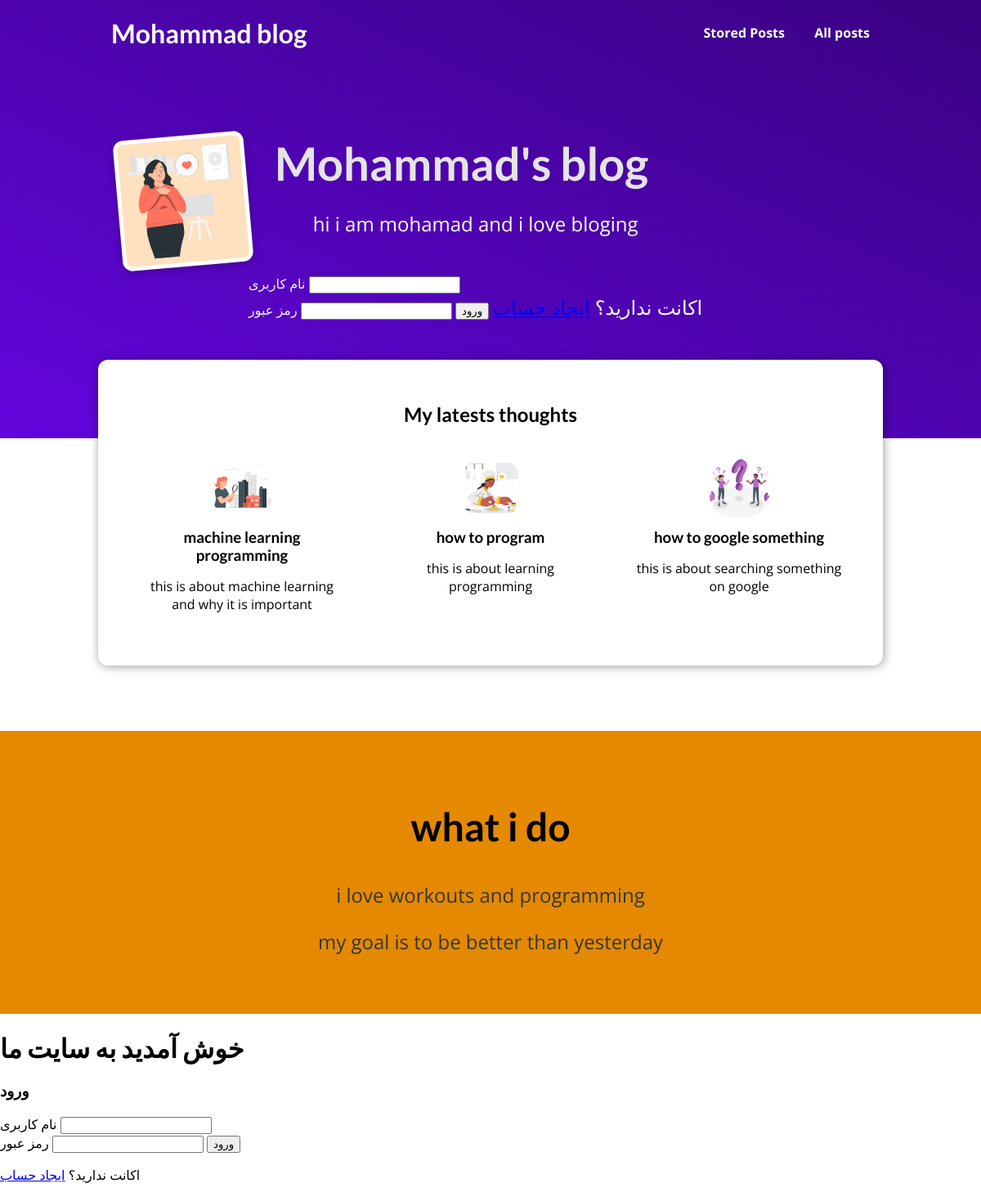
The page / on the database its author committed.
### blog/models.py (models this page shows, shortened)
class Post(models.Model):
    title = models.CharField(max_length=150)
    excerpt = models.CharField(max_length=200)
    image = models.ImageField(upload_to="posts",null=True)
    date = models.DateField(auto_now=True)
    slug = models.SlugField(db_index=True , unique=True)
    content = models.TextField(validators= [MinLengthValidator(10)])
    author = models.ForeignKey(
        Author , on_delete= models.SET_NULL , null=True , related_name="posts")
    tags = models.ManyToManyField(Tag)

### blog/views.py (the view)
# urls.py: path("",views.StartingPageView.as_view(),name="starting-page"),
class StartingPageView(ListView):
    template_name = "blog/index.html"
    model = Post
    ordering = ["-date"]
    context_object_name = "posts"
    def get_queryset(self):
        queryset = super().get_queryset()
        data = queryset[:3]
        return data

### blog/templates/blog/index.html (shortened to what this page needs)
{% extends 'base.html' %}
{% load static %}
{% block css_files %}
    <link rel="stylesheet" href="{% static "blog/index.css" %}">
    <link rel="stylesheet" href="{% static "blog/post.css" %}">
{% endblock  %}
{% block body %}
    <section id="welcome"><br>
        <header>
            <img src="{% static "blog/images/man.png" %}" alt="">
            <div>
                <h2>Mohammad's blog</h2>
                <p>hi i am mohamad and i love bloging</p> <br>
            <form method="post" action="{% url 'login' %}">
                <label style="color: aliceblue;" for="id_username">نام کاربری</label>
                <input type="text" name="username" required><br>
                <label style="color: aliceblue;" for="id_password">رمز عبور</label>
                <input type="password" name="password" required>
                <button type="submit">ورود</button>
                <p style="display: inline;">اکانت ندارید؟ <a href="{% url 'signup' %}">ایجاد حساب</a></p>
              </form>
            </div>
        </header>
    </section>
    <section id="latest-posts">
        <h2>My latests thoughts</h2>
        <ul>
            {% for post in posts  %}
                {% include "blog/includes/post.html" %}
            {% endfor %}
        </ul>
    </section>
    <section id="about">
        <h2>what i do</h2>
        <p>i love workouts and programming</p>
        <p>my goal is to be better than yesterday</p>
    </section>
    <h1>خوش آمدید به سایت ما</h1>
    {% if user.is_authenticated %}
      <p>سلام، {{ user.username }}! شما وارد شده‌اید.</p>
      <form method="post" action="{% url 'logout' %}">
        {% csrf_token %}
        <button type="submit">خروج</button>
      </form>
    {% else %}
      <h3>ورود</h3>
      <form method="post" action="{% url 'login' %}">
        <label for="id_username">نام کاربری</label>
        <input type="text" name="username" required><br>
        <label for="id_password">رمز عبور</label>
        <input type="password" name="password" required>
        <button type="submit">ورود</button>
      </form>
      <p>اکانت ندارید؟ <a href="{% url 'signup' %}">ایجاد حساب</a></p>
    {% endif %}
{% endblock  %}

### blog/templates/blog/includes/post.html
{% load static %}
<li>
    <article class="post">
        <a href="{% url 'post-detail-page' slug=post.slug %}">
            <img src="{{post.image.url}}" alt="{{ post.title }}">
            <div class="post__content">
                <h3>{{ post.title }}</h3>
                <p>{{ post.excerpt }}</p>
            </div>
        </a>
    </article>
</li>

### static/app.css (style rules this page uses)
* { box-sizing: border-box; }
html { font-family: 'Open Sans', 'Lato', sans-serif; }
body { margin: 0; }
h1, h2, h3 { font-family: 'Lato', sans-serif; font-weight: bold; }

### blog/static/blog/index.css (style rules this page uses)
#welcome { background: linear-gradient(to right top, #6305dd, #390281); padding: 6rem 12%; }
#welcome header { display: flex; align-items: flex-start; justify-content: flex-start; margin: 3rem auto; }
#welcome img { width: 10rem; height: 10rem; object-fit: cover; object-position: top; border: 5px solid white; border-radius: 12px; background-color: #ffe1bf; transform: rotateZ(-5deg); box-shadow: 0 2px 8px rgba(0, 0, 0, 0.25); }
#welcome h2 { font-size: 3.5rem; margin: 0 0 0 2rem; color: #e4e4e4; }
#welcome p { color: white; font-size: 1.5rem; text-align: center; }
#latest-posts { background-color: white; padding: 2rem; border-radius: 12px; width: 60rem; margin: -6rem auto 2rem auto; box-shadow: 1px 1px 12px rgba(0, 0, 0, 0.4); }
#latest-posts h2 { text-align: center; }
#latest-posts ul { list-style: none; margin: 0; padding: 0; display: flex; gap: 1rem; }
#latest-posts li { flex: 1; }
#about { text-align: center; padding: 3rem; background-color: #e48900; margin-top: 5rem; }
#about h2 { font-size: 3rem; }
#about p { font-size: 1.5rem; color: #353535; }

### blog/static/blog/post.css (style rules this page uses)
.post { display: flex; flex-direction: column; align-items: center; text-align: center; }
.post a { text-decoration: none; color: black; transition: all 0.2s ease; padding: 1rem; }
.post img { width: 5rem; height: 5rem; object-fit: cover; border-radius: 50%; }
.post h3 { margin: 0.25rem 0; }

### rows shown on the page
Post: image (picture), title "machine learning programming", excerpt "this is about machine learning and why it is important"
Post: image (picture), title "how to program", excerpt "this is about learning programming"
Post: image (picture), title "how to google something", excerpt "this is about searching something on google"
